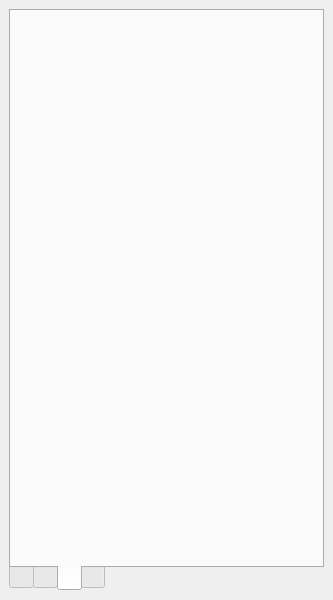
<?xml version="1.0" encoding="UTF-8"?>
<ui version="4.0">
 <class>MainWindow</class>
 <widget class="QMainWindow" name="MainWindow">
  <property name="geometry">
   <rect>
    <x>0</x>
    <y>0</y>
    <width>333</width>
    <height>600</height>
   </rect>
  </property>
  <property name="windowTitle">
   <string>MainWindow</string>
  </property>
  <widget class="QWidget" name="central_widget">
   <layout class="QVBoxLayout" name="verticalLayout">
    <item>
     <widget class="QTabWidget" name="tab_widget">
      <property name="sizePolicy">
       <sizepolicy hsizetype="Preferred" vsizetype="Preferred">
        <horstretch>0</horstretch>
        <verstretch>0</verstretch>
       </sizepolicy>
      </property>
      <property name="minimumSize">
       <size>
        <width>0</width>
        <height>0</height>
       </size>
      </property>
      <property name="styleSheet">
       <string notr="true">* {
	heigth: 25px;
}</string>
      </property>
      <property name="tabPosition">
       <enum>QTabWidget::South</enum>
      </property>
      <property name="tabShape">
       <enum>QTabWidget::Rounded</enum>
      </property>
      <property name="currentIndex">
       <number>2</number>
      </property>
      <property name="iconSize">
       <size>
        <width>25</width>
        <height>25</height>
       </size>
      </property>
      <property name="elideMode">
       <enum>Qt::ElideNone</enum>
      </property>
      <property name="documentMode">
       <bool>false</bool>
      </property>
      <property name="tabsClosable">
       <bool>false</bool>
      </property>
      <property name="movable">
       <bool>true</bool>
      </property>
      <property name="tabBarAutoHide">
       <bool>false</bool>
      </property>
      <widget class="QWidget" name="browser_tab">
       <property name="sizePolicy">
        <sizepolicy hsizetype="Preferred" vsizetype="Preferred">
         <horstretch>0</horstretch>
         <verstretch>0</verstretch>
        </sizepolicy>
       </property>
       <property name="minimumSize">
        <size>
         <width>0</width>
         <height>100</height>
        </size>
       </property>
       <property name="baseSize">
        <size>
         <width>0</width>
         <height>0</height>
        </size>
       </property>
       <attribute name="icon">
        <iconset>
         <normaloff>../icons/captive_portal_24dp_1F1F1F_FILL0_wght400_GRAD0_opsz24.png</normaloff>../icons/captive_portal_24dp_1F1F1F_FILL0_wght400_GRAD0_opsz24.png</iconset>
       </attribute>
       <attribute name="title">
        <string/>
       </attribute>
       <layout class="QVBoxLayout" name="verticalLayout_2">
        <item>
         <widget class="QPushButton" name="pushButton">
          <property name="text">
           <string>Filter</string>
          </property>
         </widget>
        </item>
        <item>
         <widget class="QComboBox" name="comboBox">
          <item>
           <property name="text">
            <string>Popular</string>
           </property>
          </item>
          <item>
           <property name="text">
            <string>New &amp; Popular</string>
           </property>
          </item>
          <item>
           <property name="text">
            <string>Top sellers</string>
           </property>
          </item>
          <item>
           <property name="text">
            <string>Top rated</string>
           </property>
          </item>
          <item>
           <property name="text">
            <string>Most recent</string>
           </property>
          </item>
         </widget>
        </item>
        <item>
         <widget class="QLineEdit" name="lineEdit">
          <property name="placeholderText">
           <string>Enter a tag</string>
          </property>
         </widget>
        </item>
        <item>
         <layout class="QGridLayout" name="gridLayout_2"/>
        </item>
       </layout>
      </widget>
      <widget class="QWidget" name="installed_game_tab">
       <property name="sizePolicy">
        <sizepolicy hsizetype="Preferred" vsizetype="Preferred">
         <horstretch>0</horstretch>
         <verstretch>0</verstretch>
        </sizepolicy>
       </property>
       <attribute name="icon">
        <iconset>
         <normaloff>../icons/shelves_24dp_1F1F1F_FILL0_wght400_GRAD0_opsz24.png</normaloff>../icons/shelves_24dp_1F1F1F_FILL0_wght400_GRAD0_opsz24.png</iconset>
       </attribute>
       <attribute name="title">
        <string/>
       </attribute>
       <layout class="QVBoxLayout" name="verticalLayout_3">
        <item>
         <widget class="QLabel" name="label_12">
          <property name="text">
           <string>Installed apps</string>
          </property>
         </widget>
        </item>
        <item>
         <layout class="QHBoxLayout" name="horizontalLayout"/>
        </item>
        <item>
         <widget class="QLabel" name="label_13">
          <property name="text">
           <string>Web games</string>
          </property>
         </widget>
        </item>
        <item>
         <layout class="QHBoxLayout" name="horizontalLayout_2"/>
        </item>
        <item>
         <spacer name="verticalSpacer">
          <property name="sizeHint" stdset="0">
           <size>
            <width>20</width>
            <height>40</height>
           </size>
          </property>
         </spacer>
        </item>
       </layout>
      </widget>
      <widget class="QWidget" name="update_tab">
       <property name="sizePolicy">
        <sizepolicy hsizetype="Preferred" vsizetype="Preferred">
         <horstretch>0</horstretch>
         <verstretch>0</verstretch>
        </sizepolicy>
       </property>
       <attribute name="icon">
        <iconset>
         <normaloff>../icons/notifications_24dp_1F1F1F_FILL0_wght400_GRAD0_opsz24.png</normaloff>../icons/notifications_24dp_1F1F1F_FILL0_wght400_GRAD0_opsz24.png</iconset>
       </attribute>
       <attribute name="title">
        <string/>
       </attribute>
      </widget>
      <widget class="QWidget" name="settings_tab">
       <property name="sizePolicy">
        <sizepolicy hsizetype="Preferred" vsizetype="Preferred">
         <horstretch>0</horstretch>
         <verstretch>0</verstretch>
        </sizepolicy>
       </property>
       <attribute name="icon">
        <iconset>
         <normaloff>../icons/build_24dp_1F1F1F_FILL0_wght400_GRAD0_opsz24.png</normaloff>../icons/build_24dp_1F1F1F_FILL0_wght400_GRAD0_opsz24.png</iconset>
       </attribute>
       <attribute name="title">
        <string/>
       </attribute>
       <layout class="QVBoxLayout" name="verticalLayout_4">
        <item>
         <widget class="QLabel" name="label_14">
          <property name="text">
           <string>Browsing</string>
          </property>
         </widget>
        </item>
        <item>
         <widget class="QPushButton" name="pushButton_3">
          <property name="text">
           <string>Start page</string>
          </property>
         </widget>
        </item>
        <item>
         <widget class="QPushButton" name="pushButton_4">
          <property name="text">
           <string>Exclude game tag from home page</string>
          </property>
         </widget>
        </item>
        <item>
         <widget class="QCheckBox" name="checkBox">
          <property name="text">
           <string>Android: filter downloadable only</string>
          </property>
         </widget>
        </item>
        <item>
         <widget class="QLabel" name="label_15">
          <property name="text">
           <string>Installation and updates</string>
          </property>
         </widget>
        </item>
        <item>
         <widget class="QCheckBox" name="checkBox_2">
          <property name="autoFillBackground">
           <bool>false</bool>
          </property>
          <property name="text">
           <string>Warn when downloading non-Android apps</string>
          </property>
         </widget>
        </item>
        <item>
         <widget class="QCheckBox" name="checkBox_3">
          <property name="text">
           <string>Check updates when on metered connections</string>
          </property>
         </widget>
        </item>
        <item>
         <widget class="QPushButton" name="pushButton_5">
          <property name="text">
           <string>Install web-games locally for offline playing</string>
          </property>
         </widget>
        </item>
        <item>
         <widget class="QPushButton" name="pushButton_6">
          <property name="text">
           <string>Use offline mode for installed web games</string>
          </property>
         </widget>
        </item>
        <item>
         <widget class="QLabel" name="label_16">
          <property name="text">
           <string>Appearance</string>
          </property>
         </widget>
        </item>
        <item>
         <widget class="QPushButton" name="pushButton_7">
          <property name="text">
           <string>Theme</string>
          </property>
         </widget>
        </item>
        <item>
         <widget class="QPushButton" name="pushButton_8">
          <property name="text">
           <string>Language</string>
          </property>
         </widget>
        </item>
        <item>
         <spacer name="verticalSpacer_2">
          <property name="sizeHint" stdset="0">
           <size>
            <width>20</width>
            <height>40</height>
           </size>
          </property>
         </spacer>
        </item>
       </layout>
      </widget>
     </widget>
    </item>
   </layout>
  </widget>
 </widget>
 <resources/>
 <connections/>
</ui>
